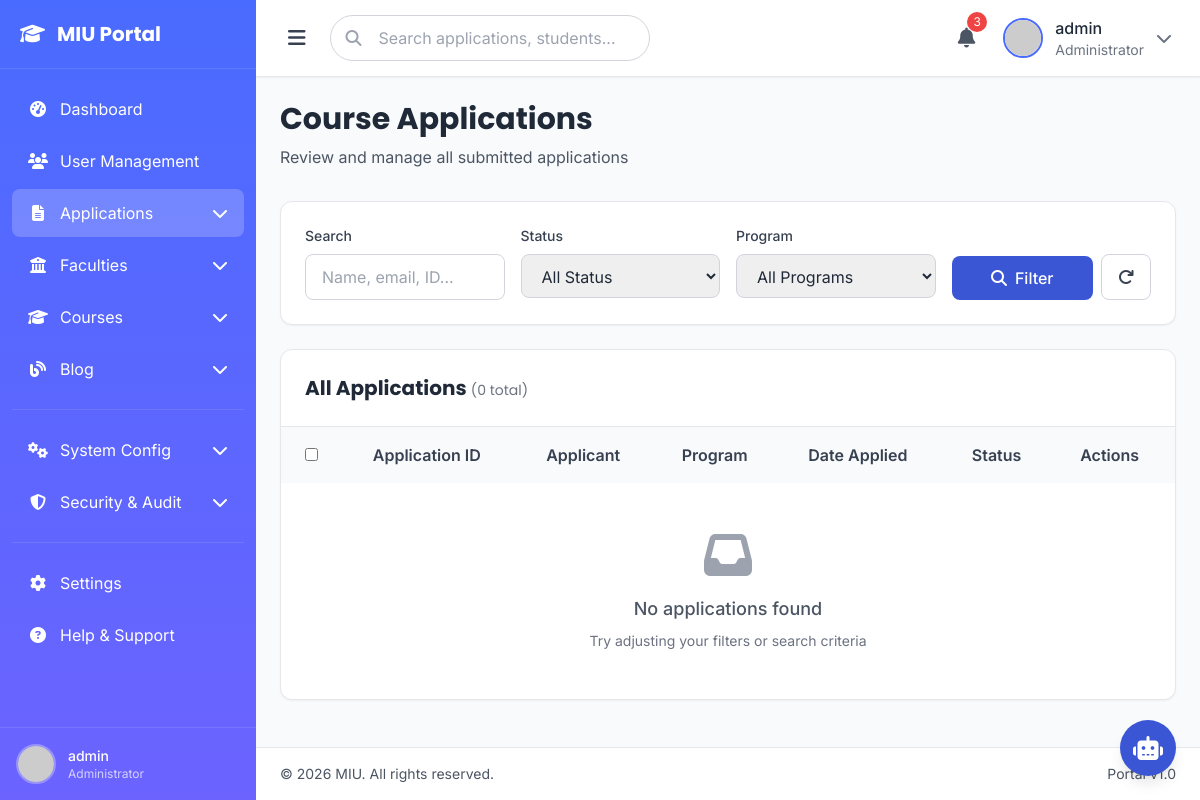
/management/applications/ (signed in), run on an earlier commit of the app's database.
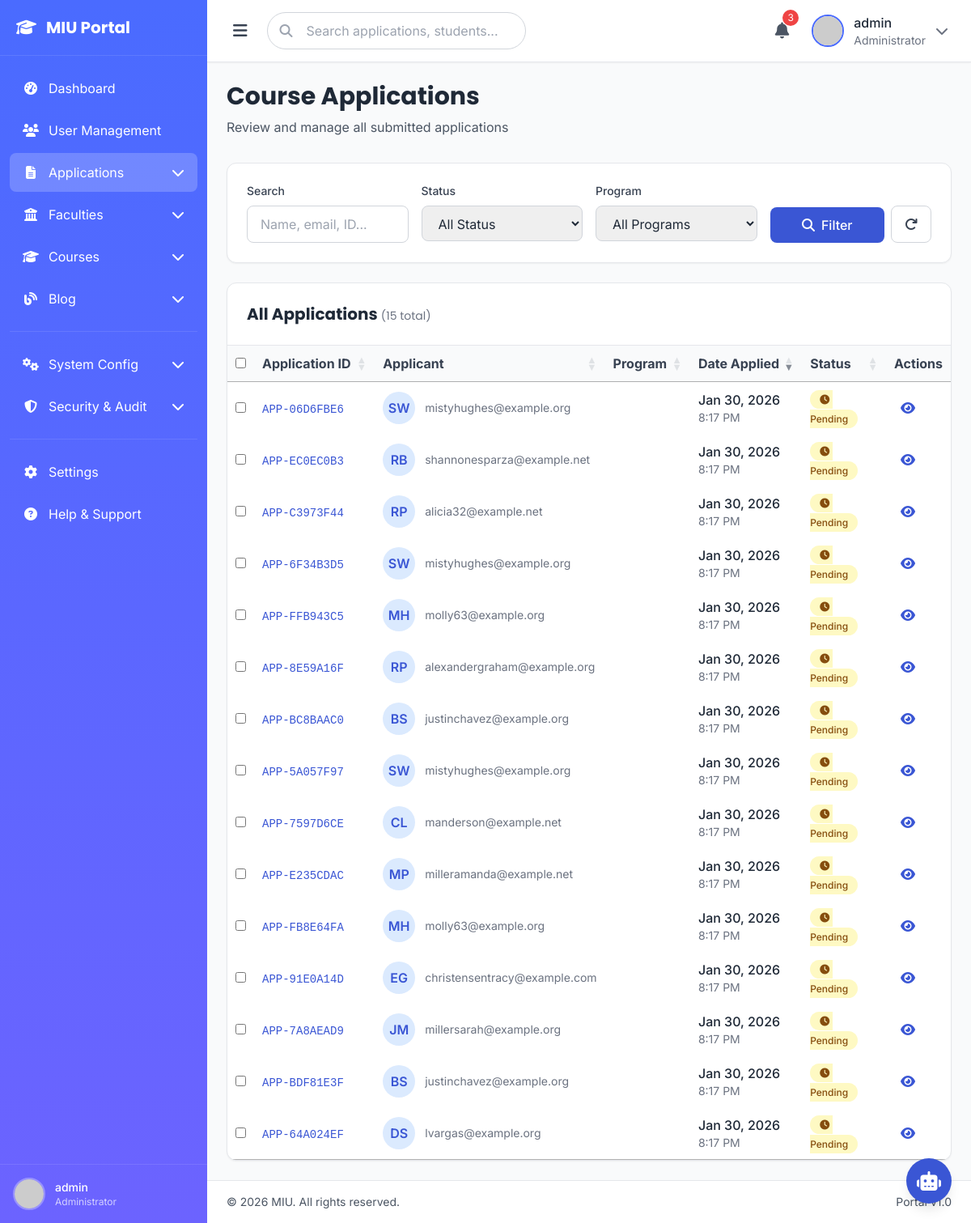
And on a later commit of the database.
### eduweb/models.py (models this page shows, shortened)
class CourseApplication(models.Model):
    STATUS_CHOICES = [
        ('draft', 'Draft'),
        ('pending_payment', 'Pending Payment'),
        ('payment_complete', 'Payment Complete'),
        ('under_review', 'Under Review'),
        ('approved', 'Approved'),
        ('rejected', 'Rejected'),
        ('withdrawn', 'Withdrawn'),
    ]
    application_id = models.CharField(max_length=20, unique=True, editable=False)
    user = models.ForeignKey(User, on_delete=models.CASCADE, related_name='applications', null=True, blank=True)
    course = models.ForeignKey(Course, on_delete=models.CASCADE, related_name='applications')
    intake = models.ForeignKey(CourseIntake, on_delete=models.CASCADE, related_name='applications')
    study_mode = models.CharField(max_length=20, choices=Course.STUDY_MODE_CHOICES)
    first_name = models.CharField(max_length=100)
    last_name = models.CharField(max_length=100)
    email = models.EmailField()
    phone = models.CharField(max_length=20)
    date_of_birth = models.DateField()
    gender = models.CharField(max_length=10, choices=[('male', 'Male'), ('female', 'Female'), ('other', 'Other')])
    nationality = models.CharField(max_length=100)
    address_line1 = models.CharField(max_length=200)
    address_line2 = models.CharField(max_length=200, blank=True)
    city = models.CharField(max_length=100)
    state = models.CharField(max_length=100)
    postal_code = models.CharField(max_length=20)
    country = models.CharField(max_length=100)
    highest_qualification = models.CharField(max_length=100)
    institution_name = models.CharField(max_length=200)
    graduation_year = models.IntegerField()
    gpa_or_grade = models.CharField(max_length=20)
    work_experience_years = models.IntegerField(default=0)
    personal_statement = models.TextField()
    how_did_you_hear = models.CharField(max_length=100, blank=True)
    emergency_contact_name = models.CharField(max_length=100)
    emergency_contact_phone = models.CharField(max_length=20)
    emergency_contact_relationship = models.CharField(max_length=50)
    status = models.CharField(max_length=30, choices=STATUS_CHOICES, default='draft')
    reviewer = models.ForeignKey(User, on_delete=models.SET_NULL, null=True, blank=True, related_name='reviewed_applications')
    review_notes = models.TextField(blank=True)
    submitted_at = models.DateTimeField(null=True, blank=True)
    reviewed_at = models.DateTimeField(null=True, blank=True)
    created_at = models.DateTimeField(auto_now_add=True)
    updated_at = models.DateTimeField(auto_now=True)
    class Meta:
        ordering = ['-created_at']
        verbose_name = 'Course Application'
        verbose_name_plural = 'Course Applications'
        indexes = [
            models.Index(fields=['application_id']),
            models.Index(fields=['email']),
            models.Index(fields=['status']),
        ]

### management/views.py (the view, shortened to what this page needs)
# urls.py: path('applications/', views.applications_list, name='applications_list'),
@login_required(login_url='eduweb:auth_page')
@user_passes_test(is_admin)
def applications_list(request):
    applications = CourseApplication.objects.select_related('user').order_by('-created_at')
    search_query = request.GET.get('search', '')
    status_filter = request.GET.get('status', '')
    program_filter = request.GET.get('program', '')
    if status_filter == 'pending':
        applications = applications.filter(status__in=['submitted', 'under_review'])
    elif status_filter == 'reviewed':
        applications = applications.filter(status='reviewed')
    elif status_filter == 'accepted':
        applications = applications.filter(status='accepted')
    elif status_filter == 'rejected':
        applications = applications.filter(status='rejected')
    if program_filter:
        applications = applications.filter(course__id=program_filter)
    paginator = Paginator(applications, 15)  # 15 applications per page
    page_number = request.GET.get('page', 1)
    page_obj = paginator.get_page(page_number)
    pending_count = CourseApplication.objects.filter(status__in=['submitted', 'under_review']).count()
    from eduweb.models import Course
    context = {
        'applications': page_obj,
        'courses': Course.objects.filter(is_active=True).select_related('faculty'),
        'pending_count': pending_count,
    }
    return render(request, 'management/applications.html', context)

### eduweb/context.py (called while the page is built)
def navigation_data(request):
    faculties = Faculty.objects.filter(is_active=True).prefetch_related('courses')[:11]
    courses = Course.objects.filter(is_active=True).select_related('faculty')[:11]
    return {
        'all_faculties': faculties,
        'all_courses': courses,
    }

### eduweb/views.py (called while the page is built)
def application_status_context(request):
    has_pending_application = False
    if request.user.is_authenticated:
        has_pending_application = CourseApplication.objects.filter(
            user=request.user,
            status__in=['draft', 'pending_payment', 'submitted', 'under_review', 'reviewed']
        ).exists()
    return {'has_pending_application': has_pending_application}

### management/views.py (called while the page is built)
def is_admin(user):
    return user.is_staff or user.is_superuser

### templates/management/applications.html (shortened to what the changed rows need)
{% extends 'management/base.html' %}
{% load static %}
{% block content %}
<div class="mb-8">
    <h1 class="text-2xl md:text-3xl font-bold text-gray-800 mb-2 font-display">Course Applications</h1>
</div>
<div class="bg-white rounded-xl shadow-sm border border-gray-200 overflow-hidden">
    <div class="p-6 border-b border-gray-200">
        <div class="flex flex-col md:flex-row md:items-center justify-between">
            <h3 class="text-xl font-bold text-gray-800 mb-4 md:mb-0 font-display">
                All Applications
                <span class="text-sm font-normal text-gray-500">({{ applications.paginator.count }} total)</span>
            </h3>
        </div>
    </div>
    <div class="overflow-x-auto">
        <table id="applicationsTable" class="w-full">
            <thead class="bg-gray-50 sticky top-0 z-10">
                <tr>
                    <th scope="col" class="py-4 px-6 text-left font-semibold text-gray-700">
                        <input type="checkbox" id="selectAll" class="rounded border-gray-300 text-primary-600 focus:ring-primary-500" aria-label="Select all applications">
                    </th>
                    <th scope="col" class="py-4 px-6 text-left font-semibold text-gray-700">Application ID</th>
                    <th scope="col" class="py-4 px-6 text-left font-semibold text-gray-700">Applicant</th>
                    <th scope="col" class="py-4 px-6 text-left font-semibold text-gray-700">Program</th>
                    <th scope="col" class="py-4 px-6 text-left font-semibold text-gray-700">Date Applied</th>
                    <th scope="col" class="py-4 px-6 text-left font-semibold text-gray-700">Status</th>
                    <th scope="col" class="py-4 px-6 text-left font-semibold text-gray-700">Actions</th>
                </tr>
            </thead>
            <tbody>
                {% for application in applications %}
                <tr class="border-b border-gray-100 hover:bg-gray-50 transition-colors">
                    <td class="py-4 px-6">
                        <input type="checkbox" class="application-checkbox rounded border-gray-300 text-primary-600 focus:ring-primary-500" value="{{ application.id }}" aria-label="Select application {{ application.application_id }}">
                    </td>
                    <td class="py-4 px-6">
                        <span class="font-mono text-sm font-medium text-primary-600">{{ application.application_id }}</span>
                    </td>
                    <td class="py-4 px-6">
                        <div class="flex items-center">
                            <div class="w-10 h-10 rounded-full bg-primary-100 flex items-center justify-center text-primary-600 font-semibold mr-3">
                                {{ application.first_name|slice:":1" }}{{ application.last_name|slice:":1" }}
                            </div>
                            <div>
                                <div class="text-sm text-gray-500">{{ application.email }}</div>
                            </div>
                        </div>
                    </td>
                    <td class="py-4 px-6">
                    </td>
                    <td class="py-4 px-6">
                        <div class="font-medium text-gray-800">{{ application.created_at|date:"M d, Y" }}</div>
                        <div class="text-sm text-gray-500">{{ application.created_at|date:"g:i A" }}</div>
                    </td>
                    <td class="py-4 px-6">
                        {% if application.is_reviewed %}
                        <span class="px-3 py-1 rounded-full text-xs font-medium bg-green-100 text-green-800">
                            <i class="fas fa-check-circle mr-1" aria-hidden="true"></i>Reviewed
                        </span>
                        {% else %}
                        <span class="px-3 py-1 rounded-full text-xs font-medium bg-yellow-100 text-yellow-800">
                            <i class="fas fa-clock mr-1" aria-hidden="true"></i>Pending
                        </span>
                        {% endif %}
                    </td>
                    <td class="py-4 px-6">
                        <div class="flex space-x-2">
                            <a href="{% url 'management:application_detail' application.id %}" class="text-primary-600 hover:text-primary-800 p-2 rounded hover:bg-primary-50 transition-colors" title="View details" aria-label="View application {{ application.application_id }}">
                                <i class="fas fa-eye" aria-hidden="true"></i>
                            </a>
                        </div>
                    </td>
                </tr>
                {% empty %}
                <tr class="empty-row">
                    <td colspan="7" class="py-12 px-6 text-center">
                        <div class="text-gray-400">
                            <i class="fas fa-inbox text-5xl mb-4" aria-hidden="true"></i>
                            <p class="text-lg font-medium text-gray-600">No applications found</p>
                            <p class="text-sm text-gray-500 mt-2">Try adjusting your filters or search criteria</p>
                        </div>
                    </td>
                </tr>
                {% endfor %}
            </tbody>
        </table>
    </div>
</div>
{% endblock %}

What changed in the data, as far as the page shows it:
added CourseApplication: application_id "APP-06D6FBE6", first_name "S", last_name "W", email "mistyhughes@example.org", created_at "Jan 30, 2026", created_at "8:17 PM"
added CourseApplication: application_id "APP-EC0EC0B3", first_name "R", last_name "B", email "shannonesparza@example.net", created_at "Jan 30, 2026", created_at "8:17 PM"
added CourseApplication: application_id "APP-C3973F44", first_name "R", last_name "P", email "alicia32@example.net", created_at "Jan 30, 2026", created_at "8:17 PM"
added CourseApplication: application_id "APP-6F34B3D5", first_name "S", last_name "W", email "mistyhughes@example.org", created_at "Jan 30, 2026", created_at "8:17 PM"
added CourseApplication: application_id "APP-FFB943C5", first_name "M", last_name "H", email "molly63@example.org", created_at "Jan 30, 2026", created_at "8:17 PM"
added CourseApplication: application_id "APP-8E59A16F", first_name "R", last_name "P", email "alexandergraham@example.org", created_at "Jan 30, 2026", created_at "8:17 PM"
added CourseApplication: application_id "APP-BC8BAAC0", first_name "B", last_name "S", email "justinchavez@example.org", created_at "Jan 30, 2026", created_at "8:17 PM"
added CourseApplication: application_id "APP-5A057F97", first_name "S", last_name "W", email "mistyhughes@example.org", created_at "Jan 30, 2026", created_at "8:17 PM"
added CourseApplication: application_id "APP-7597D6CE", first_name "C", last_name "L", email "manderson@example.net", created_at "Jan 30, 2026", created_at "8:17 PM"
added CourseApplication: application_id "APP-E235CDAC", first_name "M", last_name "P", email "milleramanda@example.net", created_at "Jan 30, 2026", created_at "8:17 PM"
added CourseApplication: application_id "APP-FB8E64FA", first_name "M", last_name "H", email "molly63@example.org", created_at "Jan 30, 2026", created_at "8:17 PM"
added CourseApplication: application_id "APP-91E0A14D", first_name "E", last_name "G", email "christensentracy@example.com", created_at "Jan 30, 2026", created_at "8:17 PM"
added CourseApplication: application_id "APP-7A8AEAD9", first_name "J", last_name "M", email "millersarah@example.org", created_at "Jan 30, 2026", created_at "8:17 PM"
added CourseApplication: application_id "APP-BDF81E3F", first_name "B", last_name "S", email "justinchavez@example.org", created_at "Jan 30, 2026", created_at "8:17 PM"
added CourseApplication: application_id "APP-64A024EF", first_name "D", last_name "S", email "lvargas@example.org", created_at "Jan 30, 2026", created_at "8:17 PM"
Also different on the page:
{{ applications.paginator.count }}: "0" → "15"
text no longer shown: "No applications found Try adjusting your filters or search criteria"
